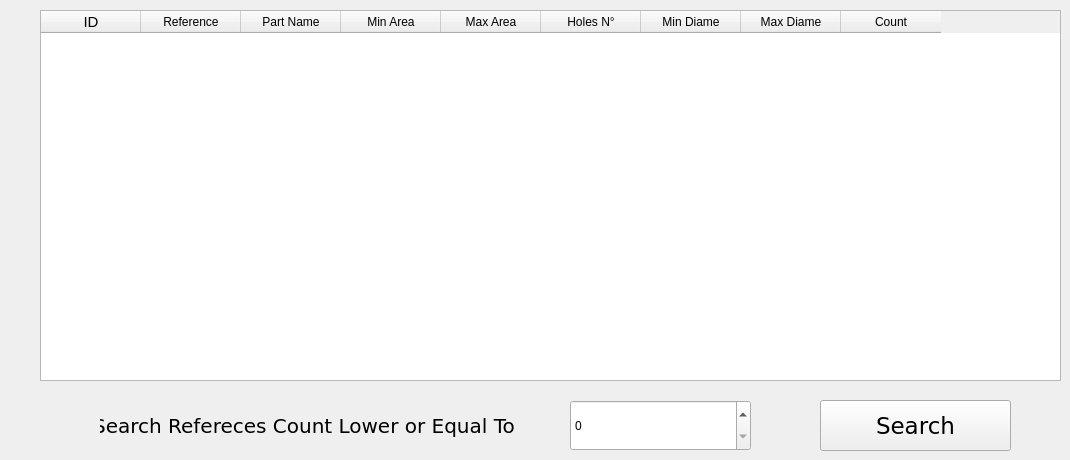
    <widget class="QWidget" name="tab">
     <attribute name="title">
      <string>Inventory Details</string>
     </attribute>
     <widget class="QTableWidget" name="table">
      <property name="geometry">
       <rect>
        <x>40</x>
        <y>10</y>
        <width>1021</width>
        <height>371</height>
       </rect>
      </property>
      <column>
       <property name="text">
        <string>ID</string>
       </property>
       <property name="font">
        <font>
         <pointsize>11</pointsize>
        </font>
       </property>
      </column>
      <column>
       <property name="text">
        <string>Reference</string>
       </property>
      </column>
      <column>
       <property name="text">
        <string>Part Name</string>
       </property>
      </column>
      <column>
       <property name="text">
        <string>Min Area</string>
       </property>
      </column>
      <column>
       <property name="text">
        <string>Max Area</string>
       </property>
      </column>
      <column>
       <property name="text">
        <string>Holes N°</string>
       </property>
      </column>
      <column>
       <property name="text">
        <string>Min Diame</string>
       </property>
      </column>
      <column>
       <property name="text">
        <string>Max Diame</string>
       </property>
      </column>
      <column>
       <property name="text">
        <string>Count</string>
       </property>
      </column>
     </widget>
     <widget class="QLabel" name="label">
      <property name="geometry">
       <rect>
        <x>100</x>
        <y>400</y>
        <width>421</width>
        <height>51</height>
       </rect>
      </property>
      <property name="font">
       <font>
        <family>DejaVu Sans</family>
        <pointsize>15</pointsize>
       </font>
      </property>
      <property name="text">
       <string>Search Refereces Count Lower or Equal To :</string>
      </property>
      <property name="alignment">
       <set>Qt::AlignCenter</set>
      </property>
     </widget>
     <widget class="QSpinBox" name="count_filter">
      <property name="geometry">
       <rect>
        <x>570</x>
        <y>400</y>
        <width>181</width>
        <height>51</height>
       </rect>
      </property>
     </widget>
     <widget class="QPushButton" name="btn_search">
      <property name="geometry">
       <rect>
        <x>820</x>
        <y>400</y>
        <width>191</width>
        <height>51</height>
       </rect>
      </property>
      <property name="font">
       <font>
        <family>DejaVu Sans</family>
        <pointsize>17</pointsize>
       </font>
      </property>
      <property name="text">
       <string>Search</string>
      </property>
     </widget>
    </widget>
